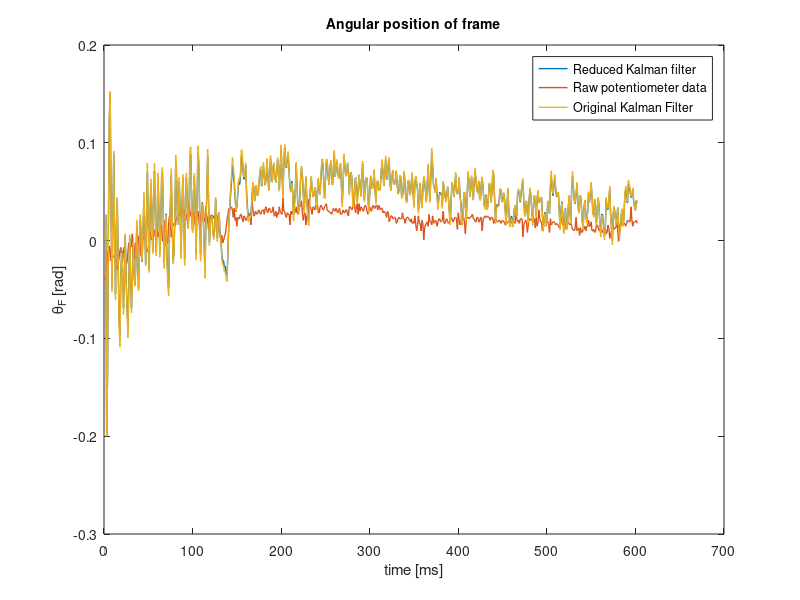

Recreate this plot in MATLAB.
clc
close all
clear all
%% Load file
% 1. Timestamp - 2. Potentiometer angle - 3. Gyro speed of frame - 4. Acceleration in X - 5. Acceleration in Y - 6. Speed of wheel
data = dlmread('kalman-data-3.csv', ',');
% data = csvread('balance_data_3.csv');

%1 Time - 2 Potentiometer - 3 Speed frame - 4 AcX - 5 AcY 
% 6 SPW - 7 Torque - 8 Complementary angle 
% 9 KF angle - 10 KF frame speed - 11 KF wheel speed - 12 time for KF

%% measurements
% 1. Angle of frame - 2. Gyro speed of frame - 3. Speed of wheel
% z = transpose([-(atan2(data(:,4), data(:,5)) - pi/4) , data(:,3), 2*data(:,6)]);
z = transpose([-(atan2(-data(:,5), -data(:,4)) + pi - pi/4) , data(:,3), 2*data(:,6)]);
pot = data(:,2)*(pi)/180;
filtered_ang_pos = data(:,7);
% plot(z(:,1))
% hold on
% plot(data(:,2)*pi/180)
%% Model parameter definitions

g = 9.816; % Gravitational acceleration [m/s^2]
m_w = 0.220; % Mass of the wheel [kg]
l_w = 0.092; % Distance between flywheel's COM and origin [m]
J_w = 0.699*10^(-3); % Inertia of the flyweheel [kg*m^2]
b_w = 1.93*10^(-5); % Damping coefficient for the flywheel [N*m*s/rad]
m_f = 0.766-m_w; % Mass of the frame [kg]
l_f = 0.0958; % Distance between frame COM and the origin [m]
J_f = 0.0067; % Inertia of the frame [kg*m^2]
b_f = (0.0036+0.0033+0.0038)/3; % Damping coefficient for the frame [N*m*s/rad]
%% State space model (continuous)

A = zeros(3,3);
A(1,1) = 0;
A(1,2) = 1;
A(1,3) = 0;
A(2,1) = g*(m_f*l_f+m_w*l_w)/(J_f + m_w*(l_w)^2);
A(2,2) = -b_f/(J_f+m_w*(l_w)^2);
A(2,3) = b_w/(J_f+m_w*(l_w)^2);
A(3,1) = - g*(m_f*l_f+m_w*l_w)/(J_f+m_w*(l_w)^2);
A(3,2) = b_f/(J_f+m_w*(l_w)^2);
A(3,3) = -b_w*(J_w+J_f+m_w*(l_w)^2)/(J_w*(J_f+m_w*(l_w)^2));

B = zeros(3,1);
B(1) = 0;
B(2) = -1/(J_f+m_w*(l_w)^2);
B(3) = (J_w+J_f+m_w*(l_w)^2)/(J_w*(J_f+m_w*(l_w)^2));

C = eye(3);
D = zeros(3,1);
sys = ss(A,B,C,D);

u = data(:,7); %% Input vector

%% Discrete State space
 dt = 0.002; %% sampling time
d_sys = c2d(sys,dt);

A_d = d_sys.A;
B_d = d_sys.B;


%% %%%%%%%%%%%%%%% KALMAN FILTER %%%%%%%%%%%%%%%%%%%%%
% initial guess of the state
x_prior(:,1) = [0];
x_post(:,1) = [0];

P_prior = [1];
P_post = [1];

% Mapping between states and measurements
H = [1; 0; 0];

%%% Covariance of the noise in the measurement
R = [0.001 0 0;
        0 1 0;
        0 0 10];

%%% Covariance of the noise in the process
Q = [0.00001];

% Main Kalman loop
for i = 2:length(u)
    x_prior(:,i) = x_post(:,i-1) + dt*z(2,i-1);
    P_prior = A_d(1,1)*P_post*transpose(A_d(1,1)) + Q;
    K = P_prior * transpose(H) * ...
           inv((H * P_prior * transpose(H) + R));    
    x_post(:,i) = x_prior(:,i) + K*(z(:,i) - H*x_prior(:,i));
    P_post = P_prior - K*H*P_prior;
end

Kalman_poles = eig(A_d(1,1) - H*K);
%% %%%%%%% Plotting results %%%%%%%%%%%%%
figure(1)
subplot(1, 1, 1)
% plot(filtered_ang_pos)
% hold on
plot(x_post(1,:), 'Linewidth', 1)
hold on
plot(pot, 'Linewidth', 1)
xlabel('time [ms]') 
ylabel('\theta_F [rad]') 
% legend('Complementary filter', 'Kalman filter', 'Raw potentiometer data') %% Add if plot(filtered_ang_pos) is enabled

title('Angular position of frame', 'FontSize', 10);
hold on
% 
% hold on 
% plot(data(:,9))
% 
% 
% subplot(3, 1, 2)
% plot(x_post(2,:), 'Linewidth', 1)
% hold on
% plot (z(2,:))
% xlabel('time [ms]') 
% ylabel('\omega_F [rad/s]') 
% legend('Kalman filter', 'Raw gyro data') %% Add if plot(filtered_ang_pos) is enabled
% title('Angular velocity of frame', 'FontSize', 10);
% 
% hold on 
% plot(data(:,10))
%  
% subplot(3, 1, 3)
% plot(x_post(3,:), 'Linewidth', 1)
% hold on
% plot (z(3,:))
% xlabel('time [ms]') 
% ylabel('\omega_w [rad]') 
% legend('Kalman filter', 'Raw escon data') %% Add if plot(filtered_ang_pos) is enabled
% title('Angular velocity of reaction wheel', 'FontSize', 10);
% hold on 
% plot(data(:,11))\

%% Original Kalman

% initial guess of the state
x_prior1(:,1) = [0 0 0];
x_post1(:,1) = [0 0 0];

P_prior = eye(3);
P_post = eye(3);

% Mapping between states and measurements
H = eye(3);

%%% Covariance of the noise in the measurement

%%% Covariance of the noise in the process
Q = [0.00001 0 0;
        0 1 0;
        0 0 50];

% Main Kalman loop
for i = 2:length(u)
    x_prior1(:,i) = A_d*x_post1(:,i-1) + B_d*u(i);
    P_prior = A_d*P_post*transpose(A_d) + Q;
    K = P_prior * transpose(H) * ...
           inv((H * P_prior * transpose(H) + R));    
    x_post1(:,i) = x_prior1(:,i) + K*(z(:,i) - H*x_prior1(:,i));
    P_post = P_prior - K*H*P_prior;
end

plot(x_post1(1,:), 'Linewidth', 1)
legend('Reduced Kalman filter', 'Raw potentiometer data', 'Original Kalman Filter') %% Remove this if plot(filtered_ang_pos) is enabled
mean(x_post(1,:))
mean(x_post1(1,:))

 
